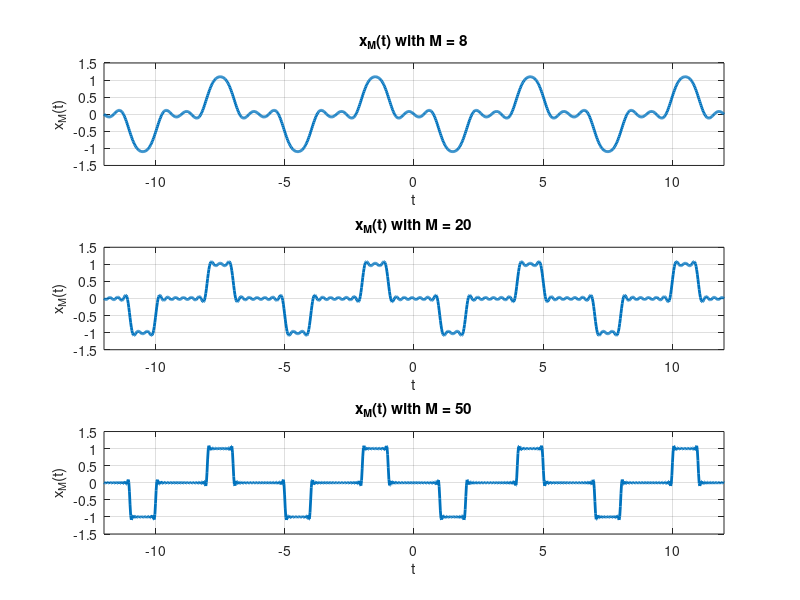

The MATLAB script that drew this image:
clf;
clc;
N = 6;
w_0 = 2 * pi / N;

T = 2 * pi / w_0;
t = linspace(-2*T, 2*T, 1000);

M_list = [8 20 50];
alpha = @(k, n) exp(-1j .* n .* k .* w_0);
ak = @(k) -1/(1j .* 6 .*k .* w_0) .*((alpha(5, k) - alpha(4, k)) - (alpha(2,k) - alpha(1,k)));
figure('Name', 'Partial Fourier Sums');

for p = 1:numel(M_list)

    M = M_list(p);
    k = -M:M;
    aK = arrayfun(ak, k);
    aK(ceil(length(aK)/2)) = 0;
    E = exp(1j * w_0 * (k.'* t));
    x_t = real(aK * E);

    subplot(numel(M_list), 1, p);
    plot(t, x_t, 'LineWidth', 2); grid on;
    xlim([t(1) t(end)]);
    title(sprintf('x_M(t) with M = %d', M));
    xlabel('t'); ylabel('x_M(t)');
end

